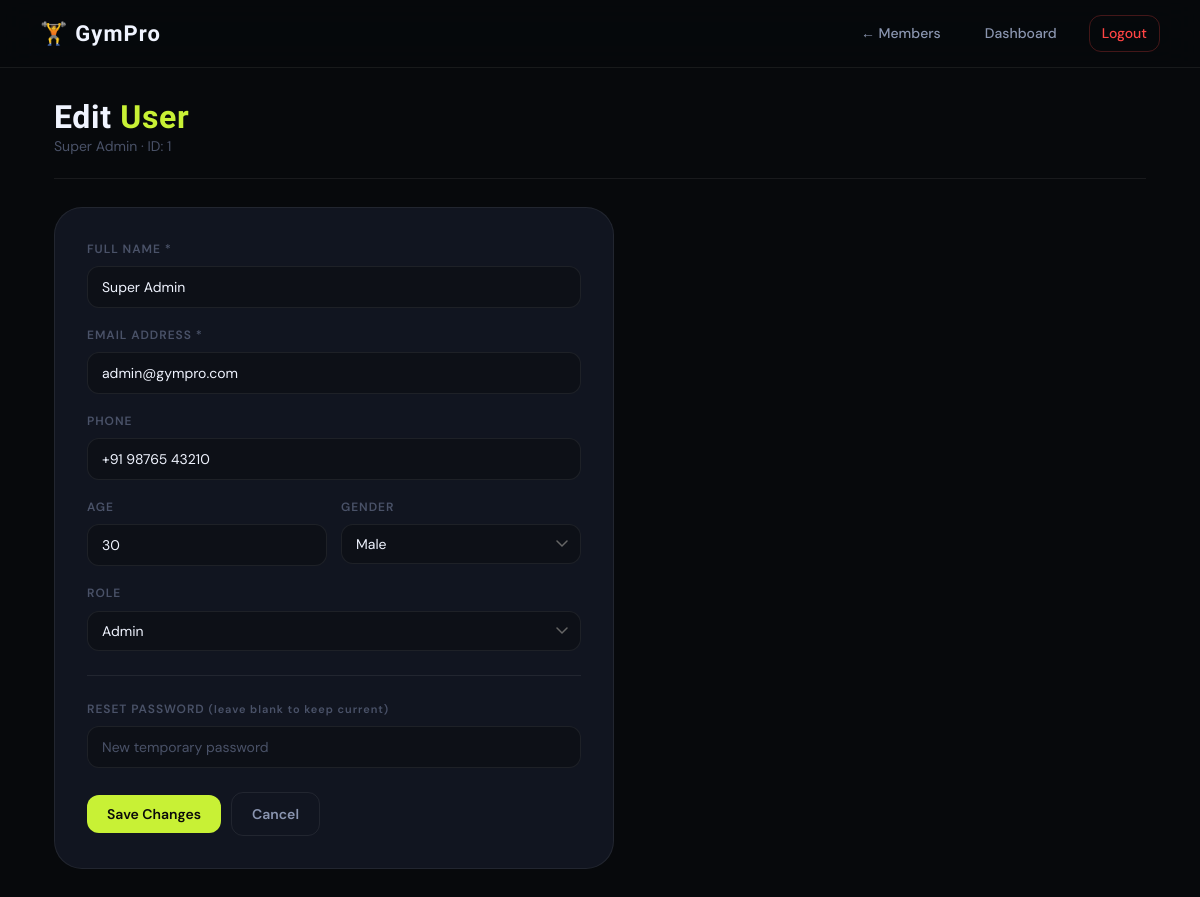
Page /edit_user.php?id=1 (signed in) on the committed database.
### tables this page shows
CREATE TABLE IF NOT EXISTS `users` (
  `id` int(11) NOT NULL AUTO_INCREMENT,
  `name` varchar(150) NOT NULL,
  `email` varchar(200) NOT NULL,
  `password_hash` varchar(255) NOT NULL,
  `role` enum('admin','trainer','member') NOT NULL DEFAULT 'member',
  `age` int(11) DEFAULT NULL,
  `gender` varchar(20) DEFAULT NULL,
  `phone` varchar(30) DEFAULT NULL,
  `membership_status` enum('active','inactive','expired','pending') DEFAULT 'inactive',
  `membership_start` date DEFAULT NULL,
  `membership_end` date DEFAULT NULL,
  `created_at` datetime NOT NULL DEFAULT current_timestamp(),
  PRIMARY KEY (`id`),
  UNIQUE KEY `idx_users_email` (`email`)
);

### config.php (called while the page is built, shortened)
<?php
function env($key, $default = '') {
    if (isset($_ENV[$key])) return $_ENV[$key];
    $val = @getenv($key);
    return ($val !== false && $val !== '') ? $val : $default;
}
$host = env('DB_HOST', 'localhost');
$user = env('DB_USER', 'root');
$pass = env('DB_PASS', '');
$db   = env('DB_NAME', 'gym_db');
$port = (int)env('DB_PORT', 3306);
try {
    $conn = @new mysqli($host, $user, $pass, $db, $port);
} catch (Throwable $e) {
    die('<div style="font-family:sans-serif;max-width:600px;margin:50px auto;padding:25px;border:1px solid #f5c6cb;background:#f8d7da;color:#721c24;border-radius:8px;">'
        . '<h2 style="margin-top:0;">Database Error</h2>'
        . '<p>' . htmlspecialchars($e->getMessage()) . '</p>'
        . '</div>');
}
function get_setting($key, $default = '') {
    global $conn;
    static $cache = null;
    if ($cache === null) {
        $cache = [];
        $res = @$conn->query("SELECT setting_key, setting_value FROM system_settings");
        if ($res) {
            while ($r = $res->fetch_assoc()) {
                $cache[$r['setting_key']] = $r['setting_value'];
            }
        }
    }
    if (isset($cache[$key]) && $cache[$key] !== '') {
        return $cache[$key];
    }
    return env($key, $default);
}

### edit_user.php (the view, shortened to what this page needs)
<?php
require 'config.php';
$gym_name = htmlspecialchars(get_setting('gym_name', 'GymPro'));
$uid = isset($_GET['id']) ? (int)$_GET['id'] : 0;
$user_stmt = $conn->prepare("SELECT * FROM users WHERE id = ? LIMIT 1");
$user_stmt->bind_param('i', $uid);
$user_stmt->execute();
$user_q = $user_stmt->get_result();
$user = $user_q->fetch_assoc();
?>
<!DOCTYPE html>
<html lang="en" data-theme="dark">
<head>
  <link rel="stylesheet" href="assets/style.css?v=1.3">
</head>
<body>
<nav class="navbar">
  <div class="navbar-brand">🏋️ <?php echo $gym_name; ?></div>
  <div class="navbar-links">
    <a href="manage_users.php">← Members</a>
    <a href="admin_dashboard.php">Dashboard</a>
    <a href="logout.php" class="nav-logout">Logout</a>
  </div>
</nav>
<div class="container">
  <div class="page-header">
    <div>
      <h2>Edit <span class="accent">User</span></h2>
      <p style="margin:0;font-size:14px;color:var(--text-3);">
        <?php echo htmlspecialchars($user['name']); ?> · ID: <?php echo (int)$user['id']; ?>
      </p>
    </div>
  </div>
  <div class="form-card">
    <form method="post">
      <div class="form-group">
        <label>Full Name *</label>
        <input type="text" name="name" required value="<?php echo htmlspecialchars($user['name']); ?>">
      </div>
      <div class="form-group">
        <label>Email Address *</label>
        <input type="email" name="email" required value="<?php echo htmlspecialchars($user['email']); ?>">
      </div>
      <div class="form-group">
        <label>Phone</label>
        <input type="text" name="phone" value="<?php echo htmlspecialchars($user['phone'] ?? ''); ?>">
      </div>
      <div style="display:grid;grid-template-columns:1fr 1fr;gap:14px;">
        <div class="form-group">
          <label>Age</label>
          <input type="number" name="age" value="<?php echo htmlspecialchars((string)($user['age'] ?? '')); ?>">
        </div>
        <div class="form-group">
          <label>Gender</label>
          <select name="gender">
            <option value="Male"   <?php if(($user['gender'] ?? '')==='Male') echo 'selected'; ?>>Male</option>
          </select>
        </div>
      </div>
      <div class="form-group">
        <label>Role</label>
        <select name="role">
          <option value="admin"   <?php if($user['role']==='admin')   echo 'selected'; ?>>Admin</option>
        </select>
      </div>
      <hr class="form-divider">
      <div class="form-group">
        <label>Reset Password <span style="color:var(--text-3);font-size:11px;text-transform:none;">(leave blank to keep current)</span></label>
        <input type="text" name="new_password" placeholder="New temporary password">
      </div>
      <div class="form-actions">
        <button class="btn" type="submit">Save Changes</button>
        <a href="manage_users.php" class="btn btn-ghost">Cancel</a>
      </div>
    </form>
  </div>
</div>
</body>
</html>

### assets/style.css (style rules this page uses)
[data-theme="dark"] { --bg: #07090c; --bg-2: #0d1017; --bg-3: #141820; --card: #111520; --card-hover: #181d2a; --border: rgba(255,255,255,0.07); --border-hi: rgba(200,241,53,0.3); --text-1: #f0f4ff; --text-2: #8a95b0; --text-3: #4a5268; --accent: #c8f135; --accent-dim: #a5cc1f; --accent-glow: rgba(200,241,53,0.12); --accent-glow2: rgba(200,241,53,0.06); --nav-bg: rgba(7,9,12,0.82); --btn-dark-text:#07090c; --shadow-xl: 0 32px 80px rgba(0,0,0,0.7); --shadow-card: 0 8px 32px rgba(0,0,0,0.5); --danger: #ff4444; --warning: #f59e0b; --success: #22c55e; --radius: 12px; --radius-lg: 20px; --radius-xl: 28px; }
*, *::before, *::after { box-sizing: border-box; margin: 0; padding: 0; }
html { scroll-behavior: smooth; }
body { font-family: 'DM Sans', sans-serif; background: var(--bg); color: var(--text-1); font-size: 15px; line-height: 1.6; min-height: 100vh; transition: background 0.3s, color 0.3s; }
h1, h2, h3, h4, h5, h6 { font-family: 'Barlow Condensed', sans-serif; font-weight: 700; line-height: 1.1; letter-spacing: 0.02em; color: var(--text-1); }
h2 { font-size: clamp(1.5rem, 3vw, 2.2rem); }
p { color: var(--text-2); }
a { color: var(--accent); text-decoration: none; transition: opacity 0.2s; }
.navbar { position: sticky; top: 0; z-index: 100; display: flex; align-items: center; justify-content: space-between; padding: 0 40px; height: 68px; background: var(--nav-bg); border-bottom: 1px solid var(--border); backdrop-filter: blur(20px) saturate(1.4); -webkit-backdrop-filter: blur(20px) saturate(1.4); transition: background 0.3s; }
.navbar-brand { font-family: 'Barlow Condensed', sans-serif; font-size: 22px; font-weight: 800; letter-spacing: 0.05em; color: var(--text-1); display: flex; align-items: center; gap: 8px; }
.navbar-links { display: flex; align-items: center; gap: 20px; }
.navbar-links a, .navbar-actions a { color: var(--text-2); font-size: 14px; font-weight: 500; padding: 6px 12px; border-radius: var(--radius); transition: all 0.2s; }
.navbar-links .nav-logout, .navbar-actions .nav-logout { color: var(--danger); border: 1px solid rgba(255, 68, 68, 0.25); }
.container { max-width: 1140px; margin: 0 auto; padding: 32px 24px; }
.page-header { display: flex; align-items: center; justify-content: space-between; margin-bottom: 28px; padding-bottom: 20px; border-bottom: 1px solid var(--border); }
.page-header h2 { font-size: 2rem; }
.page-header h2 .accent { color: var(--accent); }
.btn, button.btn { display: inline-flex; align-items: center; gap: 6px; padding: 10px 20px; background: var(--accent); color: #0a0a0a; font-family: 'DM Sans', sans-serif; font-size: 14px; font-weight: 600; border: none; border-radius: var(--radius); cursor: pointer; text-decoration: none; transition: all 0.2s; white-space: nowrap; }
.btn-ghost { background: transparent; color: var(--text-2); border: 1px solid var(--border); }
.form-group { margin-bottom: 18px; }
label, .form-group label { display: block; font-size: 12px; font-weight: 600; letter-spacing: 0.08em; text-transform: uppercase; color: var(--text-3); margin-bottom: 7px; }
input[type="text"], input[type="email"], input[type="password"], input[type="number"], input[type="date"], input[type="time"], select, textarea { width: 100%; padding: 11px 14px; background: var(--bg-2); border: 1px solid var(--border); border-radius: var(--radius); color: var(--text-1); font-family: 'DM Sans', sans-serif; font-size: 14px; transition: border-color 0.2s, box-shadow 0.2s; outline: none; appearance: none; -webkit-appearance: none; }
select { background-repeat: no-repeat; background-position: right 12px center; padding-right: 36px; }
input::placeholder { color: var(--text-3); }
.form-card { background: var(--card); border: 1px solid var(--border); border-radius: var(--radius-xl); padding: 32px; max-width: 560px; }
.form-divider { border: none; border-top: 1px solid var(--border); margin: 24px 0; }
.form-actions { display: flex; gap: 10px; align-items: center; margin-top: 24px; }

### rows in the picture
users: name "Super Admin", id "1", email "admin@gympro.com", phone "+91 98765 43210", age "30", gender "Male", role "Admin"

### other values in the picture
$gym_name "GymPro"
